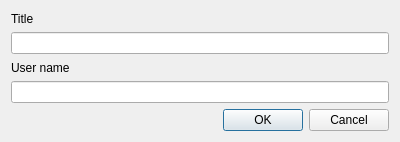
<?xml version="1.0" encoding="UTF-8"?>
<ui version="4.0">
 <class>CreateLocalVersioRepoDialog</class>
 <widget class="QDialog" name="CreateLocalVersioRepoDialog">
  <property name="geometry">
   <rect>
    <x>0</x>
    <y>0</y>
    <width>400</width>
    <height>142</height>
   </rect>
  </property>
  <property name="windowTitle">
   <string>Create Versio Repository</string>
  </property>
  <layout class="QVBoxLayout" name="verticalLayout">
   <item>
    <widget class="QLabel" name="label">
     <property name="text">
      <string>Title</string>
     </property>
    </widget>
   </item>
   <item>
    <widget class="QLineEdit" name="titleBox"/>
   </item>
   <item>
    <widget class="QLabel" name="label_3">
     <property name="text">
      <string>User name</string>
     </property>
    </widget>
   </item>
   <item>
    <widget class="QLineEdit" name="usernameBox"/>
   </item>
   <item>
    <widget class="QDialogButtonBox" name="buttonBox">
     <property name="orientation">
      <enum>Qt::Horizontal</enum>
     </property>
     <property name="standardButtons">
      <set>QDialogButtonBox::Cancel|QDialogButtonBox::Ok</set>
     </property>
    </widget>
   </item>
  </layout>
 </widget>
 <resources/>
 <connections/>
</ui>
